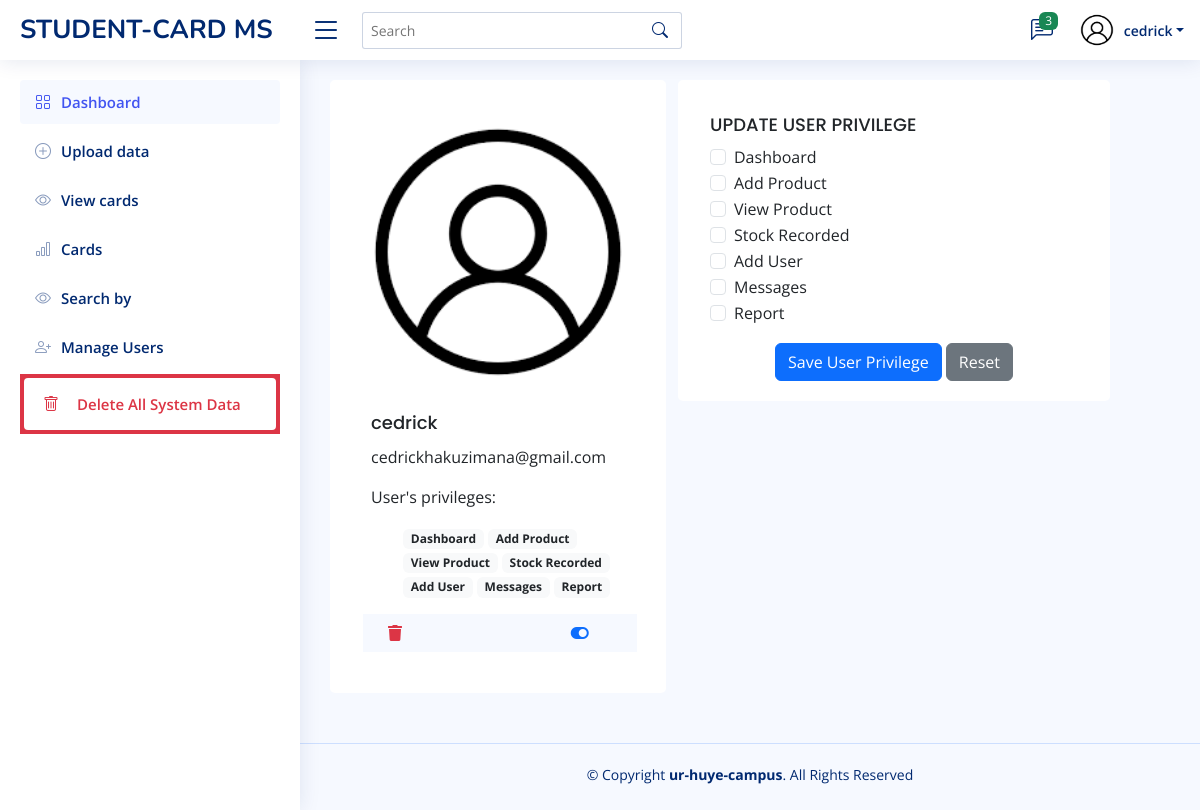
The page /Dashboard/one-user.php?id=15 (signed in) on the database its author committed.
### tables this page shows
CREATE TABLE `users` (
  `id` int(11) NOT NULL,
  `names` varchar(30) NOT NULL,
  `email` varchar(30) NOT NULL,
  `phone` varchar(30) NOT NULL,
  `image` varchar(200) NOT NULL,
  `about` varchar(150) NOT NULL,
  `role` varchar(30) NOT NULL,
  `password` varchar(30) NOT NULL,
  `active` int(11) NOT NULL
);

CREATE TABLE `privilages` (
  `id` int(11) NOT NULL,
  `uid` int(11) NOT NULL,
  `title` varchar(60) NOT NULL
);

### Dashboard/one-user.php (the view, shortened to what this page needs)
<?php
include ('connection.php');
$idd= intval($_GET['id']);
?>
<!DOCTYPE html>
<html lang="en">
<head>
  <link href="assets/vendor/bootstrap/css/bootstrap.min.css" rel="stylesheet">
  <link href="assets/vendor/bootstrap-icons/bootstrap-icons.css" rel="stylesheet">
  <link href="assets/vendor/boxicons/css/boxicons.min.css" rel="stylesheet">
  <link href="assets/vendor/quill/quill.snow.css" rel="stylesheet">
  <link href="assets/vendor/quill/quill.bubble.css" rel="stylesheet">
  <link href="assets/vendor/remixicon/remixicon.css" rel="stylesheet">
  <link href="assets/vendor/simple-datatables/style.css" rel="stylesheet">
  <link href="assets/css/style.css" rel="stylesheet">
  <link href="https://cdnjs.cloudflare.com/ajax/libs/font-awesome/5.15.4/css/all.min.css" rel="stylesheet">
</head>
<body>
  <?php
  include ("./includes/header.php");
  include ("./includes/menu.php");
  ?>
  <main id="main" class="main">
    <section class="section dashboard">
      <div class="row">
        <?php
        $query = "SELECT * FROM users WHERE id = $idd";
        $result = mysqli_query($connection, $query);
        if (mysqli_num_rows($result) > 0) {
          while ($row = mysqli_fetch_assoc($result)) {
            ?>
            <div class="col-xxl-4 col-md-5">
              <div class="card info-card">
                <div class="card-body">
                  <br>
                  <img src="./assets/img/av.png" class="card-img-top" style='height:auto;width:100%'>
                  <div class="card-body">
                    <p class="card-title"><?php echo $row['names']; ?></p>
                    <p class="card-text"><?php echo $row['email']; ?></p>
                    <?php
                    $query = "SELECT * FROM privilages WHERE uid = $idd";
                    $privilege_result = mysqli_query($connection, $query);
                    if (mysqli_num_rows($privilege_result) > 0) {
                      echo "<p>User's privileges:</p>";
                      echo "<ul>";
                      while ($privilege_row = mysqli_fetch_assoc($privilege_result)) {
                        echo '<span class="badge bg-light text-dark me-1">' . $privilege_row['title'] . '</span>';
                      }
                      echo "</ul>";
                    }
                    ?>
                    <div class="ps-1">
                      <div class="row" style='background-color:#f6f9ff;margin-top:0.2cm'>
                        <div class="col-8">
                          <a href="user-delete.php?userId=<?php echo $row['id']; ?>">
                            <button class="btn" data-bs-toggle="tooltip" data-bs-placement="bottom" title="Delete">
                              <i class="fas fa-trash text-danger"></i>
                            </button>
                          </a>
                        </div>
                        <div class="col-4">
                          <?php
                          if ($row['active'] == 1) {
                            echo '<button class="btn " onclick="confirmDeactivation(' . $row['id'] . ', \'' . $row['names'] . '\')" data-bs-toggle="tooltip" data-bs-placement="bottom" title="Deactivate">';
                            echo '<i class="fas fa-toggle-on text-primary"></i>';
                            echo '</button>';
                          } else {
                            echo '<button class="btn" onclick="confirmActivation(' . $row['id'] . ', \'' . $row['names'] . '\')" data-bs-toggle="tooltip" data-bs-placement="bottom" title="Activate">';
                            echo '<i class="fas fa-toggle-off text-success"></i>';
                            echo '</button>';
                          }
                          ?>
                        </div>
                      </div>
                    </div>
                  </div>
                </div>
              </div>
            </div>
            <?php
          }
        } else {
          echo '<p>No users found</p>';
        }
        ?>
        <div class="col-lg-6">
          <div class="row">
            <div class="card">
              <div class="card-body">
                <br>
                <h5 class="card-title">UPDATE USER PRIVILEGE</h5>
                <?php
                $privileges = [
                  "Dashboard",
                  "Add Product",
                  "View Product",
                  "Stock Recorded",
                  "Add User",
                  "Messages",
                  "Report",
                ];
                ?>
                <form class="row g-3" action='one-user.php' method="post">
                  <div class="col-md-12">
                    <?php foreach ($privileges as $privilege): ?>
                      <div class="form-check">
                        <input class="form-check-input" type="checkbox" name="privilege[]"
                          id="privilege_<?php echo $privilege; ?>" value="<?php echo $privilege; ?>">
                        <label class="form-check-label" for="privilege_<?php echo $privilege; ?>">
                          <?php echo $privilege; ?>
                        </label>
                      </div>
                    <?php endforeach; ?>
                  </div>
                  <br>
                  <div class="text-center">
                    <button type="submit" name="saveuser" class="btn btn-primary">Save User Privilege</button>
                    <button type="reset" class="btn btn-secondary">Reset</button>
                  </div>
                </form>
              </div>
            </div>
          </div>
        </div>
      </div>
    </section>
  </main>
  <?php
  include ("./includes/footer.php");
  ?>
</body>
</html>

### Dashboard/includes/header.php (shortened to what this page needs)
<?php
$userid=$_SESSION['id'];
$ok1 = mysqli_query($connection, "select * from users where id=$userid");
                  while ($row = mysqli_fetch_array($ok1)) {
                    $names = $row["names"];
                    $image = $row["image"];
                }
?>
<header id="header" class="header fixed-top d-flex align-items-center">
  <div class="d-flex align-items-center justify-content-between">
    <a href="index.php" class="logo d-flex align-items-center">
      <span class="d-none d-lg-block">STUDENT-CARD MS</span>
    </a>
    <i class="bi bi-list toggle-sidebar-btn"></i>
  </div>
  <div class="search-bar">
    <form class="search-form d-flex align-items-center" method="POST" action="#">
      <input type="text" name="query" placeholder="Search" title="Enter search keyword">
      <button type="submit" title="Search"><i class="bi bi-search"></i></button>
    </form>
  </div>
  <nav class="header-nav ms-auto">
    <ul class="d-flex align-items-center">
      <li class="nav-item dropdown">
        <a class="nav-link nav-icon" href="#" data-bs-toggle="dropdown">
          <i class="bi bi-chat-left-text"></i>
          <span class="badge bg-success badge-number">3</span>
        </a>
      </li>
      <li class="nav-item dropdown pe-3">
        <a class="nav-link nav-profile d-flex align-items-center pe-0" href="#" data-bs-toggle="dropdown">
          <img src="<?php echo $image ?>" alt="Profile" class="rounded-circle" style="height:1cm;width:1cm">
          <span class="d-none d-md-block dropdown-toggle ps-2"><?php echo $names; ?></span>
        </a>
      </li>
    </ul>
  </nav>
</header>

### Dashboard/includes/menu.php
<aside id="sidebar" class="sidebar">
    <ul class="sidebar-nav" id="sidebar-nav">
        <li class="nav-item">
            <a class="nav-link" href="index.php">
                <i class="bi bi-grid"></i>
                <span>Dashboard</span>
            </a>
        </li>
        <li class="nav-item">
            <a class="nav-link collapsed" href="add_data.php">
                <i class="bi bi-plus-circle"></i>
                <span>Upload data</span>
            </a>
        </li>
         <li class="nav-item">
            <a class="nav-link collapsed" href="view_cards.php">
                <i class="bi bi-eye"></i>
                <span>View cards</span>
            </a>
        </li>
        <li class="nav-item">
            <a class="nav-link collapsed" href="allcards.php">
                <i class="bi bi-bar-chart"></i>
                <span>Cards</span>
            </a>
        </li>
        <li class="nav-item">
            <a class="nav-link collapsed" href="get_card_by.php">
                <i class="bi bi-eye"></i>
                <span>Search by</span>
            </a>
        </li>
        <li class="nav-item">
            <a class="nav-link collapsed" href="add_user.php">
                <i class="bi bi-person-plus"></i>
                <span>Manage Users</span>
            </a>
        </li>
        <li class="nav-item">
            <div class='bg-danger text-light p-1'>
                <a class="nav-link collapsed" href="cleardata.php">
                    <i class="bi bi-trash text-danger p-1"></i>
                    <span class='text-danger p-1'>Delete All System Data</span>
                </a>
            </div>
        </li>
    </ul>
</aside>

### Dashboard/includes/footer.php
<footer id="footer" class="footer">
    <div class="copyright">
      &copy; Copyright <strong><span>ur-huye-campus</span></strong>. All Rights Reserved
    </div>
    <div class="credits">
    </div>
  </footer>

### Dashboard/assets/css/style.css (style rules this page uses)
:root { scroll-behavior: smooth; font-family: 'Segoe UI', Tahoma, Geneva, Verdana, sans-serif; }
body { font-family: "Open Sans", sans-serif; background: #f6f9ff; color: #444444; }
a { color: #4154f1; text-decoration: none; }
h1, h2, h3, h4, h5, h6 { font-family: "Nunito", sans-serif; }
#main { margin-top: 60px; padding: 20px 30px; transition: all 0.3s; }
.card { margin-bottom: 30px; border: none; border-radius: 5px; }
.card-title { padding: 10px 0 1px 0; font-size: 18px; font-weight: 500; font-family: "Poppins", sans-serif; }
.card-body { padding: 0 20px 20px 20px; }
.logo { line-height: 1; }
@media (min-width: 1200px) { .logo { width: 280px; } }
.logo span { font-size: 26px; font-weight: 700; color: #012970; font-family: "Nunito", sans-serif; }
.header { transition: all 0.5s; z-index: 997; height: 60px; box-shadow: 0px 2px 20px rgba(1, 41, 112, 0.1); background-color: #fff; padding-left: 20px; }
.header .toggle-sidebar-btn { font-size: 32px; padding-left: 10px; cursor: pointer; color: #012970; }
.header .search-bar { min-width: 360px; padding: 0 20px; }
.header .search-form { width: 100%; }
.header .search-form input { border: 0; font-size: 14px; color: #012970; border: 1px solid rgba(1, 41, 112, 0.2); padding: 7px 38px 7px 8px; border-radius: 3px; transition: 0.3s; width: 100%; }
.header .search-form button { border: 0; padding: 0; margin-left: -30px; background: none; }
.header .search-form button i { color: #012970; }
.header-nav ul { list-style: none; }
.header-nav>ul { margin: 0; padding: 0; }
.header-nav .nav-icon { font-size: 22px; color: #012970; margin-right: 25px; position: relative; }
.header-nav .nav-profile { color: #012970; }
.header-nav .nav-profile img { max-height: 36px; }
.header-nav .nav-profile span { font-size: 14px; font-weight: 600; }
.header-nav .badge-number { position: absolute; inset: -2px -5px auto auto; font-weight: normal; font-size: 12px; padding: 3px 6px; }
.sidebar { position: fixed; top: 60px; left: 0; bottom: 0; width: 300px; z-index: 996; transition: all 0.3s; padding: 20px; overflow-y: auto; scrollbar-width: thin; scrollbar-color: #aab7cf transparent; box-shadow: 0px 0px 20px rgba(1, 41, 112, 0.1); background-color: #fff; }
@media (min-width: 1200px) { #main, #footer { margin-left: 300px; } }
.sidebar-nav { padding: 0; margin: 0; list-style: none; }
.sidebar-nav li { padding: 0; margin: 0; list-style: none; }
.sidebar-nav .nav-item { margin-bottom: 5px; }
.sidebar-nav .nav-link { display: flex; align-items: center; font-size: 15px; font-weight: 600; color: #4154f1; transition: 0.3; background: #f6f9ff; padding: 10px 15px; border-radius: 4px; }
.sidebar-nav .nav-link i { font-size: 16px; margin-right: 10px; color: #4154f1; }
.sidebar-nav .nav-link.collapsed { color: #012970; background: #fff; }
.sidebar-nav .nav-link.collapsed i { color: #899bbd; }
.dashboard .info-card { padding-bottom: 4px; padding: 1px; }
.footer { padding: 20px 0; font-size: 14px; transition: all 0.3s; border-top: 1px solid #cddfff; }
.footer .copyright { text-align: center; color: #012970; }
.footer .credits { padding-top: 5px; text-align: center; font-size: 13px; color: #012970; }

### Dashboard/one-user.php (style rules this page uses)
ul li { list-style: none; }

### rows shown on the page
users: image (picture), names "cedrick", email "cedrickhakuzimana@gmail.com"
privilages: title "Dashboard"
privilages: title "Add Product"
privilages: title "View Product"
privilages: title "Stock Recorded"
privilages: title "Add User"
privilages: title "Messages"
privilages: title "Report"

### other values the page prints
$privilege "Dashboard"
$privilege "Add Product"
$privilege "View Product"
$privilege "Stock Recorded"
$privilege "Add User"
$privilege "Messages"
$privilege "Report"
